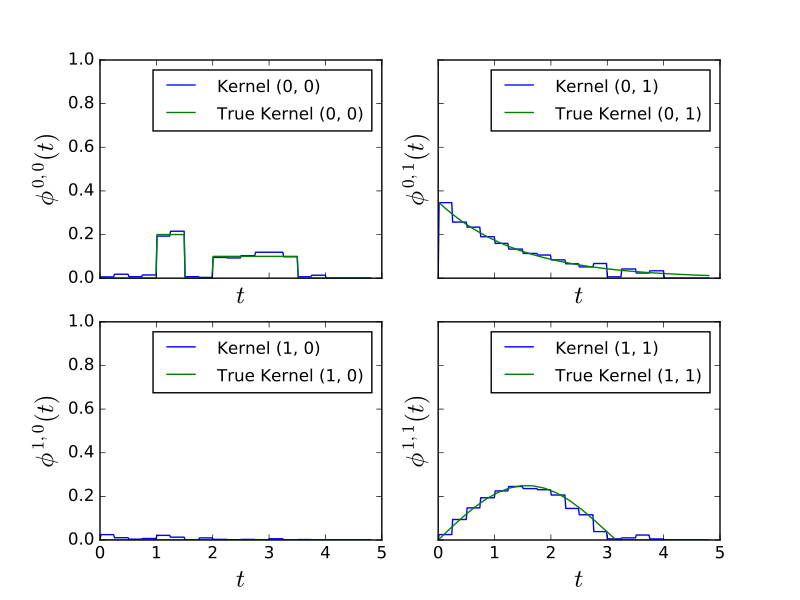

Reproduce this figure in Python.
"""
=========================
Fit Hawkes random kernels
=========================

This Hawkes EM (`tick.inference.HawkesEM`) algorithm assume that kernels are
piecewise constant. Hence it can fit basically any kernel form. However it
doesn't scale very well.

I has been originally described in this paper:

Lewis, E., & Mohler, G. (2011).
A nonparametric EM algorithm for multiscale Hawkes processes.
`preprint, 1-16`_.

.. _preprint, 1-16: http://paleo.sscnet.ucla.edu/Lewis-Molher-EM_Preprint.pdf
"""

import numpy as np
import matplotlib.pyplot as plt

from tick.inference import HawkesEM
from tick.simulation import SimuHawkes, HawkesKernelTimeFunc, HawkesKernelExp
from tick.base import TimeFunction
from tick.plot import plot_hawkes_kernels

run_time = 30000

t_values1 = np.array([0, 1, 1.5, 2., 3.5], dtype=float)
y_values1 = np.array([0, 0.2, 0, 0.1, 0.], dtype=float)
tf1 = TimeFunction([t_values1, y_values1],
                   inter_mode=TimeFunction.InterConstRight, dt=0.1)
kernel1 = HawkesKernelTimeFunc(tf1)

t_values2 = np.linspace(0, 4, 20)
y_values2 = np.maximum(0., np.sin(t_values2) / 4)
tf2 = TimeFunction([t_values2, y_values2])
kernel2 = HawkesKernelTimeFunc(tf2)

baseline = np.array([0.1, 0.3])

hawkes = SimuHawkes(baseline=baseline, end_time=run_time, verbose=False,
                    seed=2334)

hawkes.set_kernel(0, 0, kernel1)
hawkes.set_kernel(0, 1, HawkesKernelExp(.5, .7))
hawkes.set_kernel(1, 1, kernel2)

hawkes.simulate()

em = HawkesEM(4, kernel_size=16, n_threads=8, verbose=True, tol=1e-3)
em.fit(hawkes.timestamps)

fig = plot_hawkes_kernels(em, hawkes=hawkes, show=False)

for ax in fig.axes:
    ax.set_ylim([0, 1])
plt.show()
